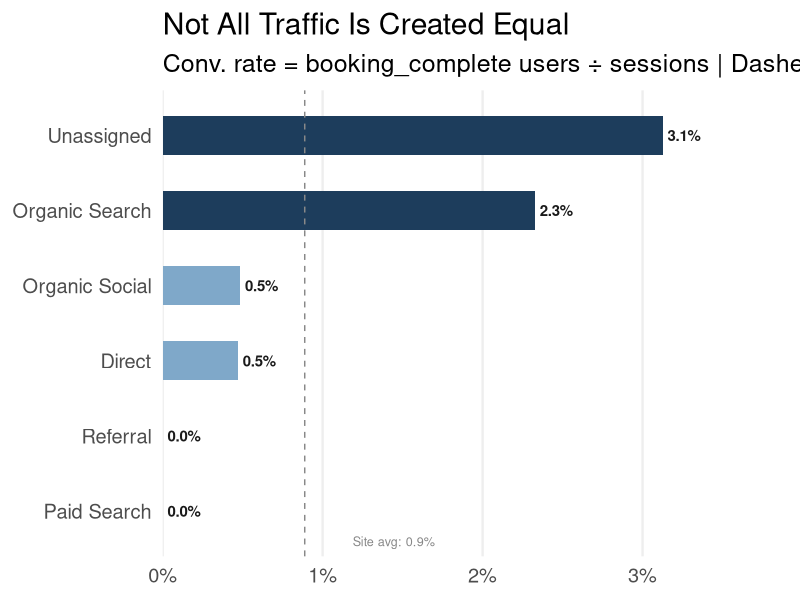
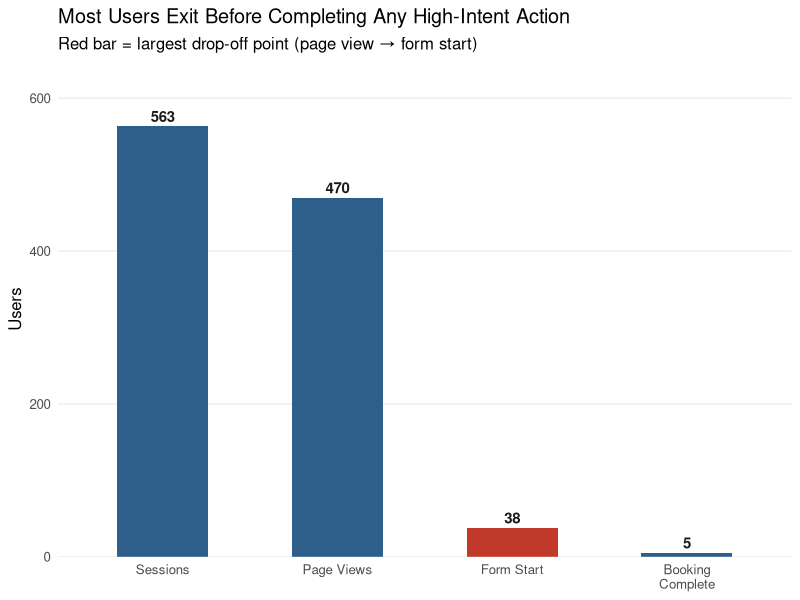

Reproduce these figures in R, in order.
## ---- chunk 1
#| label: setup
#| include: false

library(tidyverse)
library(scales)
library(ggplot2)
library(dplyr)
library(readr)
## ---- chunk 2
#| label: load-data-a05
#| include: false

sessions_raw <- read_csv("A05_data_sessions.csv", skip = 9, show_col_types = FALSE) |>
  rename(channel = 1, sessions = 2, total_users = 3) |>
  filter(!is.na(channel), channel != "")

events_raw <- read_csv("A05_data_ga4-events.csv", skip = 9, show_col_types = FALSE) |>
  rename(event_name = 1, channel = 2, event_count = 3, total_users = 4) |>
  filter(!is.na(event_name), event_name != "")
## ---- chunk 3
#| label: prepare-data-a05
#| include: false

extract_event <- function(event_nm, col_name) {
  events_raw |>
    filter(event_name == event_nm) |>
    select(channel, {{ col_name }} := total_users)
}

page_view        <- extract_event("page_view",            page_views)
form_start       <- extract_event("form_start",           form_starts)
booking_complete <- extract_event("booking_complete",     bookings)
schedule_appt    <- extract_event("Schedule_Appointment", sched_appt_users)
contact_us       <- extract_event("contact_us",           contact_us_users)

ga4_data <- sessions_raw |>
  select(channel, sessions) |>
  left_join(page_view,        by = "channel") |>
  left_join(form_start,       by = "channel") |>
  left_join(booking_complete, by = "channel") |>
  left_join(schedule_appt,    by = "channel") |>
  left_join(contact_us,       by = "channel") |>
  mutate(across(-channel, ~replace_na(., 0))) |>
  mutate(
    page_view_rate    = if_else(sessions > 0,    page_views  / sessions,   0),
    form_start_rate   = if_else(page_views > 0,  form_starts / page_views, 0),
    booking_rate      = if_else(form_starts > 0, bookings    / form_starts, 0),
    overall_conv_rate = if_else(sessions > 0,    bookings    / sessions,   0)
  )

totals <- ga4_data |>
  summarise(
    channel           = "TOTAL",
    sessions          = sum(sessions),
    page_views        = sum(page_views),
    form_starts       = sum(form_starts),
    bookings          = sum(bookings),
    sched_appt_users  = sum(sched_appt_users),
    contact_us_users  = sum(contact_us_users),
    overall_conv_rate = sum(bookings) / sum(sessions)
  )

site_avg <- totals$overall_conv_rate
## ---- chunk 4
#| label: fig-channels
#| fig-width: 10
#| fig-height: 6
#| out-width: "100%"
#| out-height: "100%"

ga4_data |>
  mutate(
    channel   = fct_reorder(channel, overall_conv_rate),
    highlight = overall_conv_rate > site_avg
  ) |>
  ggplot(aes(x = channel, y = overall_conv_rate, fill = highlight)) +
  geom_col(width = 0.52) +
  geom_text(aes(label = percent(overall_conv_rate, accuracy = 0.1)),
            hjust = -0.15, size = 3.8, fontface = "bold", color = "#1A1A1A") +
  geom_hline(yintercept = site_avg, linetype = "dashed",
             color = "#888888", linewidth = 0.5) +
  annotate("text", x = 0.6, y = site_avg + 0.003,
           label = paste0("Site avg: ", percent(site_avg, accuracy = 0.1)),
           size = 3.2, color = "#888888", hjust = 0) +
  coord_flip() +
  scale_fill_manual(values = c("FALSE" = "#7FA8C9", "TRUE" = "#1D3D5C")) +
  scale_y_continuous(labels = percent_format(accuracy = 1),
                     expand = expansion(mult = c(0, 0.25))) +
  labs(
    title    = "Not All Traffic Is Created Equal",
    subtitle = "Conv. rate = booking_complete users ÷ sessions | Dashed = site avg",
    x        = NULL,
    y        = NULL
  ) +
  theme_minimal(base_size = 18) +
  theme(
    panel.grid.major.y = element_blank(),
    panel.grid.minor   = element_blank(),
    panel.grid.major.x = element_line(color = "#EEEEEE"),
    axis.ticks         = element_blank(),
    legend.position    = "none"
  )
## ---- chunk 5
#| label: fig-funnel

funnel_long <- tibble(
  stage = factor(
    c("Sessions", "Page Views", "Form Start", "Booking\nComplete"),
    levels = c("Sessions", "Page Views", "Form Start", "Booking\nComplete")
  ),
  count     = c(totals$sessions, totals$page_views, totals$form_starts, totals$bookings),
  highlight = c(FALSE, FALSE, TRUE, FALSE)
)

ggplot(funnel_long, aes(x = stage, y = count, fill = highlight)) +
  geom_col(width = 0.52) +
  geom_text(aes(label = comma(count)),
            vjust = -0.4, size = 3.8, fontface = "bold", color = "#1A1A1A") +
  scale_fill_manual(values = c("FALSE" = "#2E5F8A", "TRUE" = "#C0392B")) +
  scale_y_continuous(expand = expansion(mult = c(0, 0.15))) +
  labs(
    title    = "Most Users Exit Before Completing Any High-Intent Action",
    subtitle = "Red bar = largest drop-off point (page view → form start)",
    x        = NULL,
    y        = "Users"
  ) +
  theme_minimal(base_size = 12) +
  theme(
    panel.grid.major.x = element_blank(),
    panel.grid.minor   = element_blank(),
    panel.grid.major.y = element_line(color = "#EEEEEE"),
    axis.ticks         = element_blank(),
    legend.position    = "none"
  )
